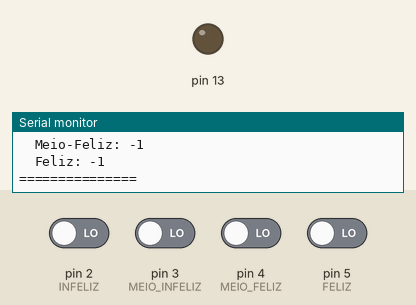
A sketch run on a simulated Arduino Uno, built with avr-gcc and run on an emulated ATmega328P. Shown: output pins drawn as LEDs (lit = HIGH), the last lines printed to the serial monitor. Dashed ring = blinking. The test bench sets the inputs (shaded band); at power-on: pin 2 (INFELIZ), pin 3 (MEIO_INFELIZ), pin 4 (MEIO_FELIZ), pin 5 (FELIZ) LOW. EEPROM starts erased.

Above: at 1.2 s.
1.3 s: pin 2 (INFELIZ) driven HIGH
At 1.37 s:
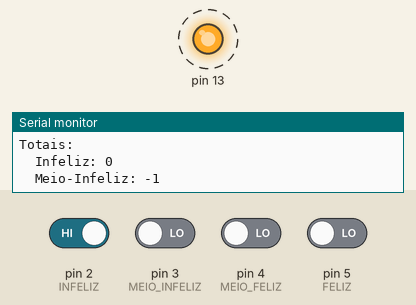
4.3 s: pin 2 (INFELIZ) driven LOW
At 5.4 s:
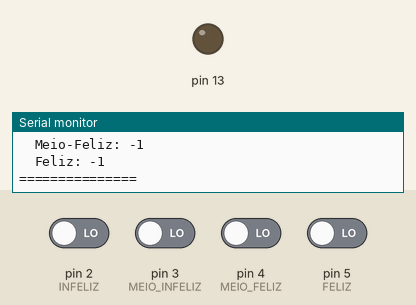
5.8 s: pin 3 (MEIO_INFELIZ) driven HIGH
At 5.87 s:
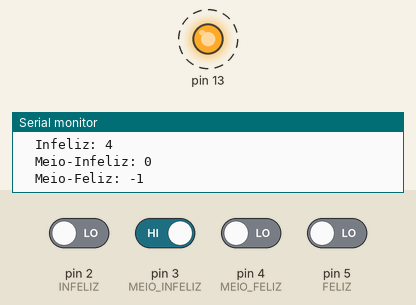
Timing chart, 0 to 14.8 s (numbered marks = the images above; inputs shaded):
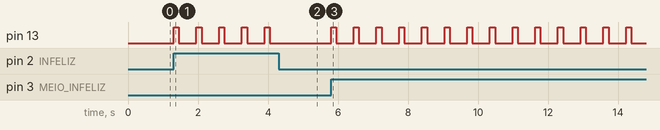

Measured:
- after the input at 1.3 s, pin 13: alternates HIGH for 0.15 s and LOW for 0.50 s, starting at once
- after the input at 4.3 s, pin 13: stops changing and stays LOW
- after the input at 5.8 s, pin 13: alternates HIGH for 0.15 s and LOW for 0.50 s, starting at once

The sketch:

Opinionometro.ino
```cpp
#include <EEPROM.h>         // For data persistence
#include <EEPROMAnything.h> // To be able to write entire objects at one into the EEPROM

struct opiniao{
  int infeliz;
  int meio_infeliz;
  int meio_feliz;
  int feliz;
};

opiniao opinioes;
int infeliz = 0;
int meio_infeliz = 0;
int meio_feliz = 0;
int feliz = 0;


void escreveEEPROM() {
  opinioes.infeliz = infeliz;
  opinioes.meio_infeliz = meio_infeliz;
  opinioes.meio_feliz = meio_feliz;
  opinioes.feliz = feliz;
  EEPROM_writeAnything(0, opinioes);
}

void leEEPROM() {
  EEPROM_readAnything(0, opinioes);
  infeliz = opinioes.infeliz;
  meio_infeliz = opinioes.meio_infeliz;
  meio_feliz = opinioes.meio_feliz;
  feliz = opinioes.feliz;
}

void setup() {
 // SOMENTE EXECUTE ESTA CHAMADA UMA UNICA VEZ QUANDO INICIALIZAR
 // O ARDUINO, DEPOIS COMENTE  E RECOMPILE
 //escreveEEPROM();
 ////////////////////////////////////////////////////////////////
  Serial.begin(9600);
  pinMode(13, OUTPUT);
  pinMode(2, INPUT); // INFELIZ
  pinMode(3, INPUT); // MEIO INFELIZ
  pinMode(4, INPUT); // MEIO FELIZ
  pinMode(5, INPUT); // FELIZ
  leEEPROM();
  Serial.println("Totais:");
  Serial.print("  Infeliz: ");
  Serial.println(opinioes.infeliz);
  Serial.print("  Meio-Infeliz: ");
  Serial.println(opinioes.meio_infeliz);
  Serial.print("  Meio-Feliz: ");
  Serial.println(opinioes.meio_feliz);
  Serial.print("  Feliz: ");
  Serial.println(opinioes.feliz);
  Serial.println("===============");
}

void escreveSerial(int botao) {
  Serial.print("Apertou botao: ");
  Serial.println(botao);
  Serial.println("Totais:");
  Serial.print("  Infeliz: ");
  Serial.println(opinioes.infeliz);
  Serial.print("  Meio-Infeliz: ");
  Serial.println(opinioes.meio_infeliz);
  Serial.print("  Meio-Feliz: ");
  Serial.println(opinioes.meio_feliz);
  Serial.print("  Feliz: ");
  Serial.println(opinioes.feliz);
  Serial.println("===============");
}

void loop() {
  // INFELIZ!!
  if (digitalRead(2) == 1) {
    digitalWrite(13, HIGH);
    infeliz++;
    escreveEEPROM();
    escreveSerial(1);
    delay(100);
    digitalWrite(13, LOW);
    delay(500);
  }
  if (digitalRead(3) == 1) {
    digitalWrite(13, HIGH);
    meio_infeliz++;
    escreveEEPROM();
    escreveSerial(2);
    delay(100);
    digitalWrite(13, LOW);
    delay(500);
  }
  if (digitalRead(4) == 1) {
    digitalWrite(13, HIGH);
    meio_feliz++;
    escreveEEPROM();
    escreveSerial(3);
    delay(100);
    digitalWrite(13, LOW);
    delay(500);
  }
  // FELIZ!!
  if (digitalRead(5) == 1) {
    digitalWrite(13, HIGH);
    feliz++;
    escreveEEPROM();
    escreveSerial(4);
    delay(100);
    digitalWrite(13, LOW);
    delay(500);
  }

}
```
